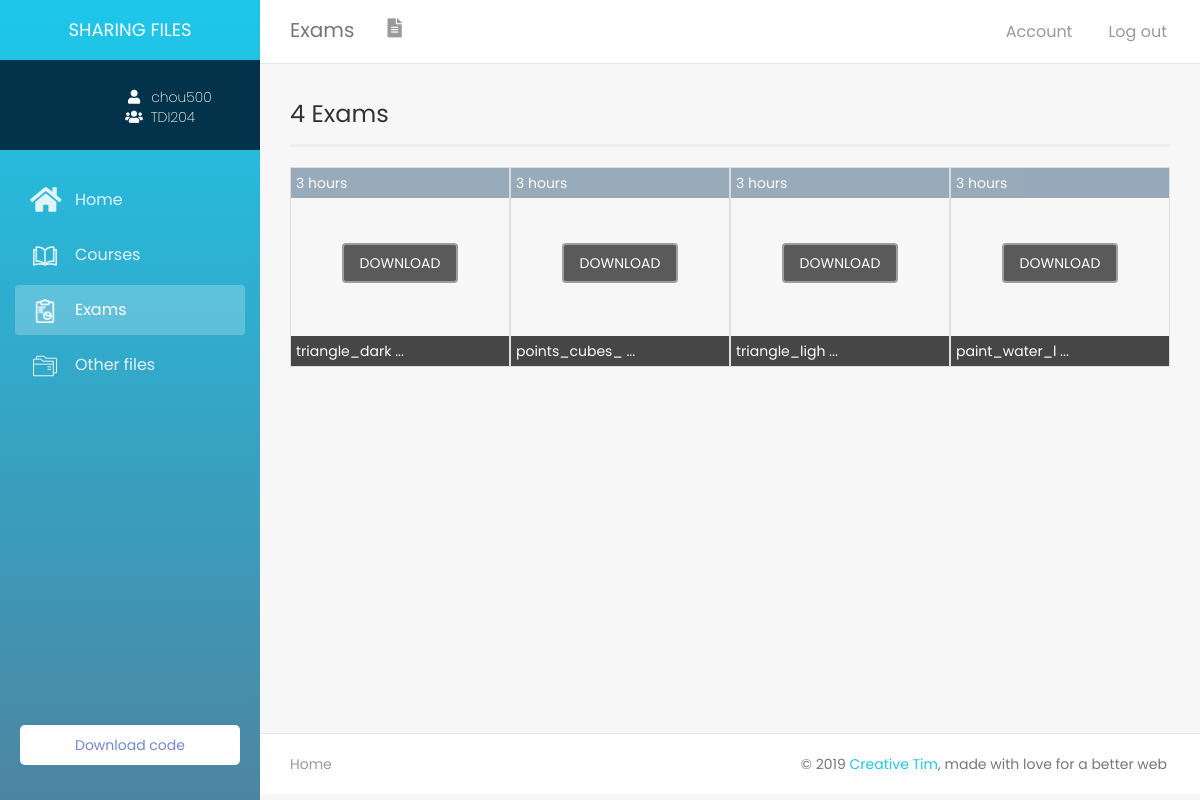
Screenshot of /index/student/exams.php?user=chou500 (signed in) with the database file from the repository.
### tables this page shows
CREATE TABLE IF NOT EXISTS `etudient` (
  `pseudo_etu` varchar(100) NOT NULL,
  `email_etu` varchar(100) NOT NULL,
  `prenom_etu` varchar(100) NOT NULL,
  `nom_etu` varchar(100) NOT NULL,
  `pass` varchar(100) NOT NULL,
  `adresse_etu` varchar(100) DEFAULT NULL,
  `pays_etu` varchar(100) DEFAULT NULL,
  `ville_etu` varchar(100) DEFAULT NULL,
  `tele_etu` varchar(100) DEFAULT NULL,
  `sexe_etu` varchar(100) NOT NULL,
  `propos_etu` text,
  `image_etu` text,
  `reponse` varchar(100) NOT NULL,
  `question` varchar(100) NOT NULL,
  `groupe_id` int(11) DEFAULT NULL,
  PRIMARY KEY (`pseudo_etu`),
  UNIQUE KEY `email_etu` (`email_etu`),
  KEY `question` (`question`),
  KEY `groupe_id` (`groupe_id`)
);

CREATE TABLE IF NOT EXISTS `groupe` (
  `id` int(11) NOT NULL AUTO_INCREMENT,
  `nom` varchar(255) NOT NULL,
  `description` text,
  `image_groupe` text,
  `date_creation` datetime DEFAULT CURRENT_TIMESTAMP,
  `pseudo_prof` varchar(100) NOT NULL,
  `nbr_fichier` int(11) DEFAULT '0',
  PRIMARY KEY (`id`),
  KEY `pseudo_prof` (`pseudo_prof`)
);

CREATE TABLE IF NOT EXISTS `fichier` (
  `nom` varchar(200) NOT NULL,
  `type` varchar(100) NOT NULL,
  `fich_date` datetime DEFAULT NULL,
  `groupe_id` int(11) NOT NULL,
  PRIMARY KEY (`nom`),
  KEY `groupe_id` (`groupe_id`)
);

### includes/functions.php (the view, shortened to what this page needs)
<?php
    require 'config.php';
    function get_groupeName($id){
        global $con;
        $rq = "SELECT nom FROM groupe WHERE id = '$id'";
        $res = mysqli_query($con, $rq);
        $row = mysqli_fetch_assoc($res);
        return $row['nom'];
    }
    function get_pageName(){
        $page = explode('.', basename($_SERVER['PHP_SELF']));
        return ucfirst($page[0]);
    }
    function get_index_theme(){
        if(isset($_SESSION['plan']))
        {
            $plan = $_SESSION['plan'];
            if($plan == 'student')
                return '<link rel="stylesheet" type="text/css" href="../assets/style/themes/student_theme.css"/>';
            return false;
        }
        else
            header('location: login.php');
    }
    function select_index_query($select,$table,$where,$username){
        global $con;
        $usern = mysqli_real_escape_string($con, $username);
        $rq = "SELECT $select FROM $table WHERE $where = '$usern'";
        $res = mysqli_query($con,$rq);
        return mysqli_fetch_assoc($res);
    }
    function get_time_unit($fich_date){
        $datenow = time();
        $file_date = strtotime($fich_date);
        $time_left = $datenow - $file_date;
        switch($time_left){
            case ($time_left >= 60*60 && $time_left < 60*60*24):
                $time_left = floor($time_left / (60*60));
                $unit = 'hours';break;
        }
        return array('time_left' => $time_left, 'unit' => $unit);
    }
    function load_files_query($grp_id,$file_type,$current_page){
        global $con;
        $courses = array();
        $rq = "SELECT * FROM fichier WHERE type = '$file_type' AND groupe_id = '$grp_id' ORDER BY fich_date DESC";
        $res = mysqli_query($con,$rq);
        $i = 0;
        $courses[] = array();
        while($row = mysqli_fetch_assoc($res)){
            $file_name = $row['nom'];
            $fich_date = $row['fich_date'];
            $unit_and_time_left = get_time_unit($fich_date);
            $time_left = $unit_and_time_left['time_left'];
            $unit = $unit_and_time_left['unit'];
            $file_extension = get_file_extension($file_name);
            if($file_extension != 'png' && $file_extension != 'jpg' && $file_extension != 'jpeg'){
                $icon_dir = generate_icon($file_name,$current_page);
                $css = 'background-size: contain;';
            }
            else{
                $icon_dir = '../cloud/'.$file_name;
                $css = 'background-size: cover;';
            }
            $courses[$i] = '<div class="file col-xs-6 col-sm-4 col-md-2 col-lg-3" style="border:1px solid #ddd;height:200px;margin-top:20px;padding:0;position:relative;background-image: url('.$icon_dir.');'.$css.'">
            <div class="file-date" style="padding:5px;color:#fff;background-color:#708ba2;opacity:0.7;width:100%"><span id="date">'.$time_left.' '.$unit.'</span>
            <i id="'.$file_name.'" style="float:right;font-size:large;cursor:pointer;display:none;" class="delete_file fas fa-times-circle"></i>
            </div>
            <div id="ms-container">
                <label class="label-ms"  for="ms-download">
                    <div class="ms-content">
                        <div class="ms-content-inside">
                            <input type="checkbox" id="ms-download" />
                            <div class="ms-line-down-container">
                                <div class="ms-line-down"></div>
                            </div>
                            <div class="ms-line-point"></div>
                        </div>
                    </div>
                </label>
            </div>
            <div class="desc" style="padding:5px;color:#fff;background-color:#333;bottom:0;opacity:.9;position:absolute;width:100%"><span class="title">'.$file_name.'</span></div>
            <div class="download-container text-center" style="height:0"><a href="../cloud/'.$file_name.'" download><button type="button" class="btn-download btn btn-default" style="background-color:#333;color:#fff;z-index:999;margin-top:45px;">DOWNLOAD</button></a>
		    </div>
            </div>';
            $i= $i + 1;
        }
        return $courses;
    }
    function get_file_extension($file_name){
        $file_name = explode('.', $file_name);
        $file_extension = end($file_name);
        return $file_extension;
    }
    function get_files_count($current_page, $grp_id){
        global $con;
        switch($current_page){
            case ($current_page == 'Exams'):
                $type = 'exercice';break;
        }
        $res = mysqli_query($con,"select count(nom) from fichier WHERE type = '$type' AND groupe_id = '$grp_id' ");
        $row = mysqli_fetch_assoc($res);
        return $row['count(nom)'];
    }
?>

### index/student/exams.php (shortened to what this page needs)
<?php
    include '../includes/header.php';
?>
<?php
    if(isset($_GET['user']))
    {
        $username = $_GET['user'];
        if(!empty($username) && $username == $_SESSION['user'])
        {
    ?>
    <div class="wrapper">
        <div class="main-panel">
        <?php include '../includes/top_nav.php'; ?>
        <?php include '../includes/sidebar.php'; ?>
    <div class="content">
        <div class="container-fluid">
           <div class="top-panel row">
               <span class="courses_count" style="line-height:40px;font-size:x-large;"><?php echo get_files_count($current_page = get_pageName(), $grp_id); ?> Exams</span>
            </div>
            <div class="line"></div>
            <div id="file_container">
               <?php
                    $current_page = get_pageName();
                    $files = load_files_query($grp_id,'exercice',$current_page);
                    if($files[0] != null){
                        foreach ($files as $file) {
                           echo $file;
                        }
                    }
                ?>
            </div>
        </div>
    </div>
<?php
        }
        else
            header ('location: ../../login.php');
    }
    else
        redirect_url('home.php');
?>
<?php include '../includes/footer.php'; ?>

### index/includes/sidebar.php (shortened to what this page needs)
<?php
    $username = $_GET['user'];
    $plan = $_SESSION['plan'];
    if(!empty($username) && $username == $_SESSION['user'])
    {
        if($plan == 'professor'){
            $row = select_index_query('*','professeur','pseudo_prof',$username);
            $imageName = $row['image_prof'];
            $image_dir = '../professeur/assets/images/';
        }
        else{
            $row = select_index_query('*','etudient','pseudo_etu',$username);
            $imageName = $row['image_etu'];
            $grp_id = $row['groupe_id'];
        }
        if($row)
        {
            $image_dir = 'assets/images/';
                $image_dir = '../assets/default-images/'; ?>
    <div class="sidebar" >
	<div class="sidebar-wrapper">
        <div class="logo">
            <div class="simple-text">
                Sharing files
            </div>
        </div>
        <div class="profile">
            <div class="profile-img" id="profile-img" style="background-image: url(<?php echo $image_dir.$imageName?>)"></div>
            <div class="profile-info">
                <div class="username"><i class="fa fa-user" aria-hidden="true"></i><span class="username-text"><?php echo $username ?></span></div>
                <div class="groupe"><i class="fas fa-users" aria-hidden="true"></i><span class="groupe-text"><?php
                    if($plan == 'professor'){
                        if(isset($_SESSION['grp_id']))
                            echo get_groupeName($_SESSION['grp_id']);
                        else
                            echo 'N/A';
                    }
                    else
                        echo get_groupeName($grp_id);
                    ?></span></div>
            </div>
        </div>
        <ul class="nav">
            <?php
                $page_name = get_pageName();
            ?>
            <li <?php if($page_name == 'Home') echo 'class="active"'; ?> >
                <a href="home.php?user=<?php echo $username ?>">
                    <i class="fa fa-home" aria-hidden="true"></i>
                    <p>Home</p>
                </a>
            </li>
            <li <?php if($page_name == 'Courses') echo 'class="active"'; ?> >
                <a href="courses.php?user=<?php echo $username ?>">
                    <i aria-hidden="true"><img src="../assets/icons/open-book.png"></i>
                    <p>Courses</p>
                </a>
            </li>
            <li <?php if($page_name == 'Exams') echo 'class="active"'; ?> >
                <a href="exams.php?user=<?php echo $username ?>">
                    <i aria-hidden="true"><img src="../assets/icons/report.png"></i>
                    <p>Exams</p>
                </a>
            </li>
            <li <?php if($page_name == 'Files') echo 'class="active"'; ?> >
                <a href="files.php?user=<?php echo $username ?>">
                    <i aria-hidden="true"><img src="../assets/icons/folder.png"></i>
                    <p>Other files</p>
                </a>
            </li>
        </ul>
        <ul class="list-unstyled CTAs">
            <li>
                <a href="#" class="download">Download code</a>
            </li>
	    </ul>
	</div>
</div>
<?php
        }
    }
?>

### index/assets/style/style.css (style rules this page uses)
.profile { background-color: #03334a; padding: 10px 5px 10px 10px; display: flex; }
#profile-img { width: 33%; height: 70px; background-size: cover; border-radius: 50%; background-position: center; margin-left: 9%; }
.profile-info { padding: 7% 0% 0% 5%; }
.username-text { margin-left: 8px; }
.groupe-text { margin-left: 8px; }
.line { width: 100%; height: 1px; border-bottom: 3px solid #eee; }
.file { background-position: center; background-repeat: no-repeat; }
.row { margin-left: 0!important; }
.top-panel { margin-bottom: 10px; padding-right: 15px; }
ul.CTAs { padding: 20px; position: absolute; bottom: 0; width: 100%; }
ul.CTAs a { text-align: center; font-size: 1em; display: block; border-radius: 5px; margin-bottom: 5px; padding: 10px; }
a.download { background: #fff; color: #7386D5; }

### index/assets/style/themes/student_theme.css (style rules this page uses)
:root { --back-color: #64647e; --main-color: #1DC7EA; --second-color: #64647e; }
.sidebar { background: var(--main-color); background: linear-gradient(to bottom, var(--main-color) 0%, var(--back-color) 150%); background-size: 150% 150%; }

### rows the page displays
etudient: groupe.nom "TDI204"
fichier: fich_date "3", fich_date "hours"
fichier: fich_date "3", fich_date "hours"
fichier: fich_date "3", fich_date "hours"
fichier: fich_date "3", fich_date "hours"

### other values shown
get_pageName() "Exams"
$username "chou500"
get_files_count($current_page = get_pageName(), $grp_id) "4"
$file_name "triangle_dark ..."
$file_name "points_cubes_ ..."
$file_name "triangle_ligh ..."
$file_name "paint_water_l ..."
